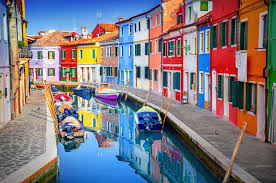
#> input picture house.jpg, 276 x 183 px
$ python 'perspective rotation zoom.py'
#> lines starting #> are read from the running program, lines starting #| are printed output that depends on the picture
import cv2
import numpy as np
img=cv2.imread('house.jpg')
#> img is the input picture: shape (183, 276, 3); mean B, G, R 127.9, 120.8, 125.5
#cv2.imshow('g',img)
res=cv2.resize(img,None,fx=2,fy=2,interpolation=cv2.INTER_LINEAR  )
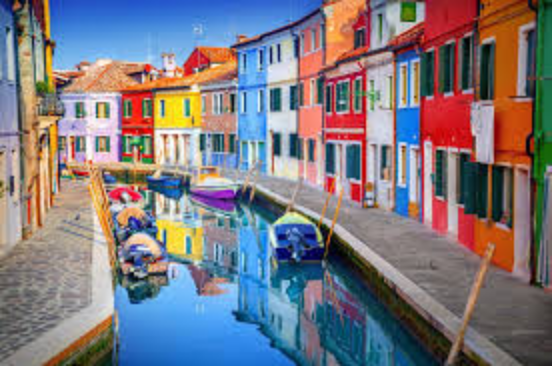
#> res: shape (366, 552, 3); mean B, G, R 127.9, 120.7, 125.5
#cv2.imshow('res',res)
h,w=img.shape[:2]
#> h = 183; w = 276
res=cv2.resize(img,(2*w,2*h),interpolation=cv2.INTER_CUBIC)
#cv2.imshow('res2',res)
M=np.float32([[1,0,100],[0,1,50]])
dst=cv2.warpAffine(img,M,(w,h))
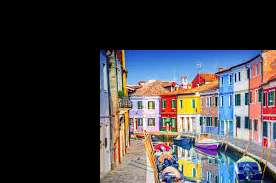
#> dst: shape (183, 276, 3); mean B, G, R 67.9, 64.9, 67.2
#cv2.imshow('dst',dst)
N=cv2.getRotationMatrix2D((w/2,h/2),45,1)
dst=cv2.warpAffine(img,N,(w,h))
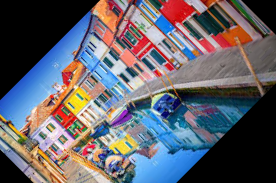
#> dst: shape (183, 276, 3); mean B, G, R 106.3, 97.9, 99.4
#cv2.imshow('k',dst)
pts1 = np.float32([[50,50],[200,50],[50,200]])
pts2 = np.float32([[10,100],[200,50],[100,250]])
M=cv2.getAffineTransform(pts1,pts2)
dst=cv2.warpAffine(img,M,(w,h))
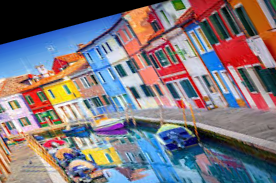
#> dst: shape (183, 276, 3); mean B, G, R 123.8, 117, 126
#cv2.imshow('mko',dst)
img1=cv2.imread('perspective.jpeg')
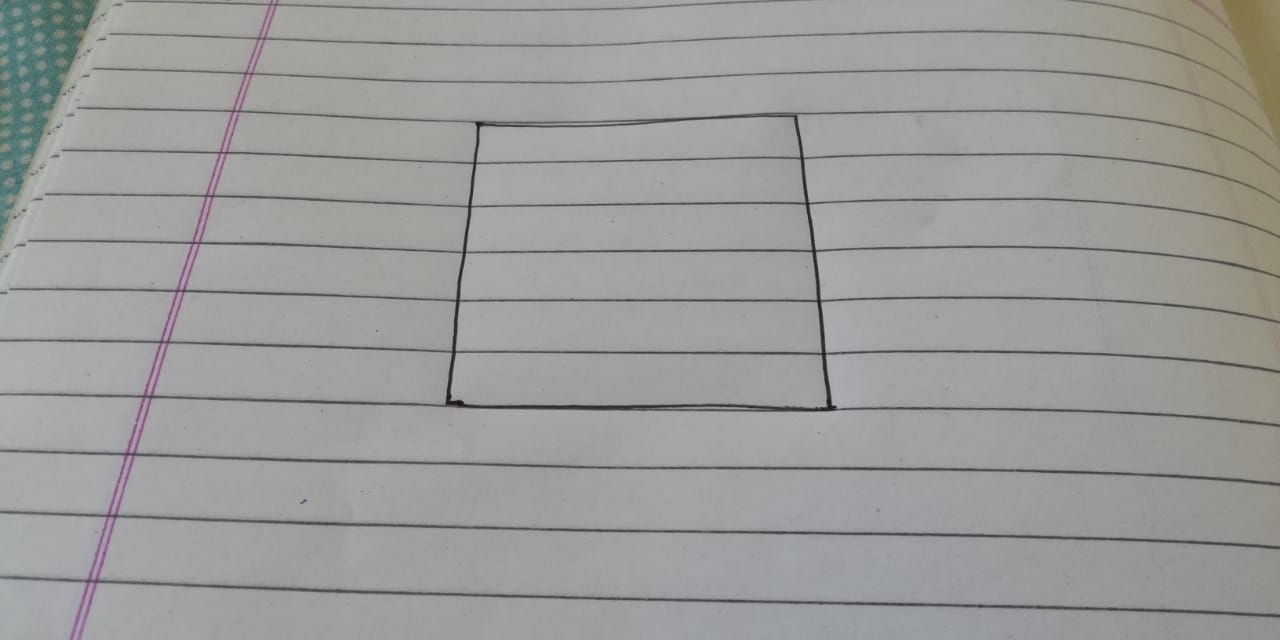
#> input picture perspective.jpeg, 1280 x 640 px
#> img1 is the input picture: shape (640, 1280, 3); mean B, G, R 153.2, 155.4, 154.9
print(img1.shape)
#| (640, 1280, 3)
# [4 lines of commented-out code are left out]
cv2.imshow('img',img1)
pts1=np.float32([[478,123],[446,402],[797,117],[829,406]])
pts2=np.float32([[0,0],[0,300],[300,0],[300,300]])
M=cv2.getPerspectiveTransform(pts1,pts2)
dst=cv2.warpPerspective(img1,M,(300,300))
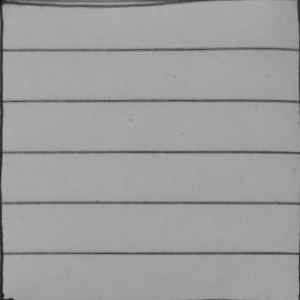
#> dst: shape (300, 300, 3); mean B, G, R 156.1, 157.7, 157.4
cv2.imshow('pers',dst)
